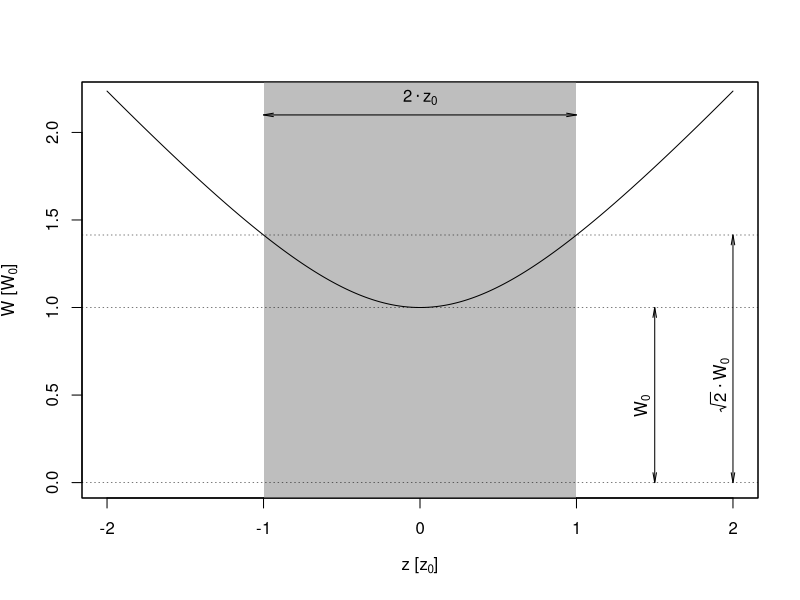

Generate this figure with R:
#pdf("width.pdf", height=6, width=6)
png("resolution7.png", height=6, width=6, units="in", res=300)


z = seq(-2,2,0.01)
W = sqrt(1+z^2)



plot(c(-2,2), c(0,2.2), type="n", xlab=expression("z ["*z[0]*"]"), ylab=expression("W ["*W[0]*"]"))

rect(-1, -1, 1, 3, col='gray', border="transparent")
abline(h=c(0,1,1.4142), lty="dotted", lwd=0.5)
box()

lines(z,W)

arrows(c(-1,1.5,2), c(2.1,0,0), c(1,1.5,2), c(2.1,1,1.4142), code=3, length=0.1, angle=10)

text(1.5,0.5,labels=expression(W[0]),pos=2,srt=90)

text(2,0.71, labels=expression(sqrt(2) %.% W[0]), pos=2,srt=90)

text(0,2.1,labels=expression(2 %.% z[0]), pos=3)

dev.off()
